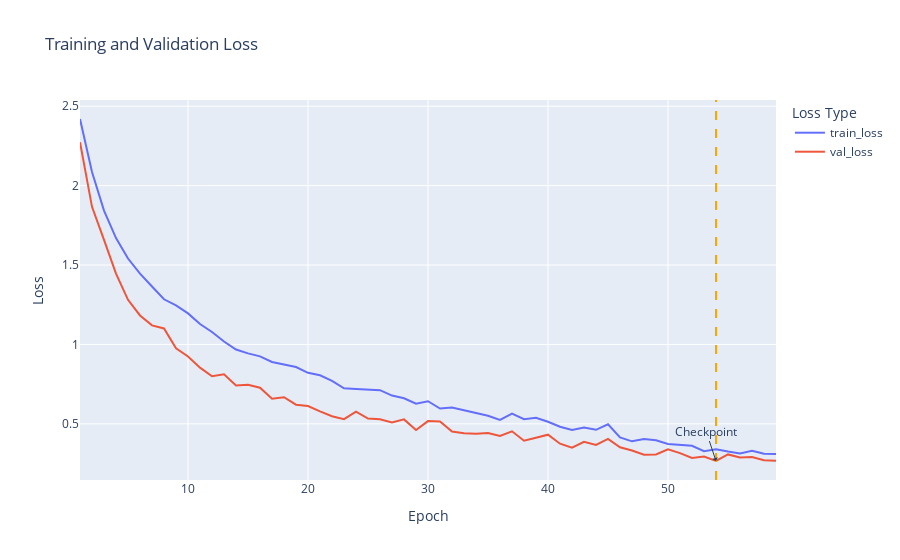

Write notebook code for a chart like this one.
### Markdown cell above
## Visualizations

### Code cell
assert len(train_losses) == len(val_losses)

losses_df = pd.DataFrame(
    {
        "epoch": range(1, len(train_losses) + 1),
        "train_loss": train_losses,
        "val_loss": val_losses,
    }
)

fig = px.line(
    losses_df.melt(
        id_vars="epoch",
        value_vars=["train_loss", "val_loss"],
        var_name="loss_type",
        value_name="value",
    ),
    x="epoch",
    y="value",
    color="loss_type",
    title="Training and Validation Loss",
    labels={"value": "Loss", "epoch": "Epoch", "loss_type": "Loss Type"},
)

lowest_val_loss_epoch = losses_df["val_loss"].idxmin() + 1
fig.add_vline(x=lowest_val_loss_epoch, line_dash="dash", line_color="orange")
fig.add_annotation(
    x=lowest_val_loss_epoch,
    y=losses_df["val_loss"].min(),
    text="Checkpoint",
    showarrow=True,
    arrowhead=1,
)
fig.show()

### Figure 1 — Plotly figure (JSON) as saved in the notebook; plotly's stock layout.template omitted (floating-point values rounded to 4 significant figures)
{"data": [{"hovertemplate": "Loss Type=train_loss<br>Epoch=%{x}<br>Loss=%{y}<extra></extra>", "legendgroup": "train_loss", "line": {"color": "#636efa", "dash": "solid"}, "marker": {"symbol": "circle"}, "mode": "lines", "name": "train_loss", "orientation": "v", "showlegend": true, "type": "scatter", "x": [1, 2, 3, 4, 5, 6, 7, 8, 9, 10, 11, 12, 13, 14, 15, 16, 17, 18, 19, 20, 21, 22, 23, 24, 25, 26, 27, 28, 29, 30, 31, 32, 33, 34, 35, 36, 37, 38, 39, 40, 41, 42, 43, 44, 45, 46, 47, 48, 49, 50, 51, 52, 53, 54, 55, 56, 57, 58, 59], "xaxis": "x", "y": [2.419, 2.085, 1.842, 1.67, 1.541, 1.445, 1.365, 1.284, 1.246, 1.195, 1.129, 1.078, 1.019, 0.9678, 0.9437, 0.925, 0.8894, 0.8746, 0.858, 0.8211, 0.8057, 0.771, 0.7238, 0.7191, 0.7133, 0.712, 0.6779, 0.6611, 0.6267, 0.6424, 0.5967, 0.6022, 0.5851, 0.5677, 0.5513, 0.5253, 0.564, 0.5291, 0.5381, 0.5129, 0.482, 0.461, 0.4771, 0.4625, 0.4974, 0.4147, 0.3898, 0.4046, 0.3961, 0.3737, 0.367, 0.3621, 0.328, 0.3401, 0.3259, 0.3136, 0.3304, 0.3115, 0.3103], "yaxis": "y"}, {"hovertemplate": "Loss Type=val_loss<br>Epoch=%{x}<br>Loss=%{y}<extra></extra>", "legendgroup": "val_loss", "line": {"color": "#EF553B", "dash": "solid"}, "marker": {"symbol": "circle"}, "mode": "lines", "name": "val_loss", "orientation": "v", "showlegend": true, "type": "scatter", "x": [1, 2, 3, 4, 5, 6, 7, 8, 9, 10, 11, 12, 13, 14, 15, 16, 17, 18, 19, 20, 21, 22, 23, 24, 25, 26, 27, 28, 29, 30, 31, 32, 33, 34, 35, 36, 37, 38, 39, 40, 41, 42, 43, 44, 45, 46, 47, 48, 49, 50, 51, 52, 53, 54, 55, 56, 57, 58, 59], "xaxis": "x", "y": [2.273, 1.866, 1.658, 1.446, 1.281, 1.183, 1.12, 1.101, 0.9757, 0.9241, 0.8539, 0.7998, 0.8116, 0.7415, 0.7458, 0.7272, 0.658, 0.6674, 0.6207, 0.6123, 0.5781, 0.5482, 0.5296, 0.577, 0.5331, 0.5294, 0.5086, 0.528, 0.461, 0.5173, 0.5154, 0.4516, 0.4404, 0.4381, 0.4416, 0.4239, 0.4531, 0.3939, 0.4119, 0.4316, 0.3751, 0.3493, 0.3868, 0.3676, 0.4048, 0.3522, 0.3324, 0.3061, 0.3074, 0.3398, 0.3156, 0.2855, 0.2935, 0.266, 0.3075, 0.2884, 0.2907, 0.2703, 0.2672], "yaxis": "y"}], "layout": {"annotations": [{"arrowhead": 1, "showarrow": true, "text": "Checkpoint", "x": 54, "y": 0.266}], "legend": {"title": {"text": "Loss Type"}, "tracegroupgap": 0}, "shapes": [{"line": {"color": "orange", "dash": "dash"}, "type": "line", "x0": 54, "x1": 54, "xref": "x", "y0": 0, "y1": 1, "yref": "y domain"}], "title": {"text": "Training and Validation Loss"}, "xaxis": {"anchor": "y", "domain": [0, 1], "title": {"text": "Epoch"}}, "yaxis": {"anchor": "x", "domain": [0, 1], "title": {"text": "Loss"}}}}
